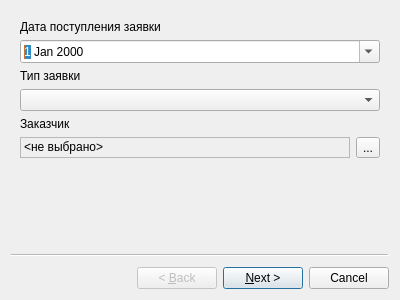
<?xml version="1.0" encoding="UTF-8"?>
<ui version="4.0">
 <class>ApplicationWizard</class>
 <widget class="QWizard" name="ApplicationWizard">
  <property name="geometry">
   <rect>
    <x>0</x>
    <y>0</y>
    <width>400</width>
    <height>300</height>
   </rect>
  </property>
  <property name="windowTitle">
   <string>Wizard</string>
  </property>
  <widget class="QWizardPage" name="wizardPage1">
   <layout class="QVBoxLayout" name="verticalLayout">
    <item>
     <widget class="QLabel" name="label_3">
      <property name="text">
       <string>Дата поступления заявки</string>
      </property>
     </widget>
    </item>
    <item>
     <widget class="QDateEdit" name="dateEdit">
      <property name="calendarPopup">
       <bool>true</bool>
      </property>
     </widget>
    </item>
    <item>
     <widget class="QLabel" name="label">
      <property name="text">
       <string>Тип заявки</string>
      </property>
     </widget>
    </item>
    <item>
     <widget class="QComboBox" name="cmbApplicationType"/>
    </item>
    <item>
     <widget class="QLabel" name="label_2">
      <property name="text">
       <string>Заказчик</string>
      </property>
     </widget>
    </item>
    <item>
     <layout class="QHBoxLayout" name="horizontalLayout_2">
      <item>
       <widget class="QLabel" name="lblCustomer">
        <property name="sizePolicy">
         <sizepolicy hsizetype="Expanding" vsizetype="Preferred">
          <horstretch>1</horstretch>
          <verstretch>0</verstretch>
         </sizepolicy>
        </property>
        <property name="frameShape">
         <enum>QFrame::StyledPanel</enum>
        </property>
        <property name="frameShadow">
         <enum>QFrame::Sunken</enum>
        </property>
        <property name="text">
         <string>&lt;не выбрано&gt;</string>
        </property>
       </widget>
      </item>
      <item>
       <widget class="QToolButton" name="btnSelectCustomer">
        <property name="text">
         <string>...</string>
        </property>
       </widget>
      </item>
     </layout>
    </item>
   </layout>
  </widget>
  <widget class="QWizardPage" name="wizardPage2">
   <layout class="QVBoxLayout" name="verticalLayout_2">
    <item>
     <widget class="QLabel" name="lblTableTitle">
      <property name="text">
       <string>Адресный список и технические характеристики лифтов</string>
      </property>
     </widget>
    </item>
    <item>
     <widget class="QTableView" name="tblElevatorsData">
      <property name="selectionBehavior">
       <enum>QAbstractItemView::SelectRows</enum>
      </property>
      <property name="verticalScrollMode">
       <enum>QAbstractItemView::ScrollPerPixel</enum>
      </property>
      <property name="horizontalScrollMode">
       <enum>QAbstractItemView::ScrollPerPixel</enum>
      </property>
      <property name="cornerButtonEnabled">
       <bool>false</bool>
      </property>
      <attribute name="verticalHeaderVisible">
       <bool>false</bool>
      </attribute>
     </widget>
    </item>
    <item>
     <layout class="QHBoxLayout" name="horizontalLayout">
      <item>
       <spacer name="horizontalSpacer">
        <property name="orientation">
         <enum>Qt::Horizontal</enum>
        </property>
        <property name="sizeHint" stdset="0">
         <size>
          <width>40</width>
          <height>20</height>
         </size>
        </property>
       </spacer>
      </item>
      <item>
       <widget class="QPushButton" name="btnTableAdd">
        <property name="text">
         <string>Добавить</string>
        </property>
        <property name="icon">
         <iconset theme="document-new">
          <normaloff>.</normaloff>.</iconset>
        </property>
       </widget>
      </item>
      <item>
       <widget class="QPushButton" name="btnTableRemove">
        <property name="text">
         <string>Удалить</string>
        </property>
        <property name="icon">
         <iconset theme="edit-delete">
          <normaloff>.</normaloff>.</iconset>
        </property>
       </widget>
      </item>
     </layout>
    </item>
   </layout>
  </widget>
 </widget>
 <resources/>
 <connections/>
</ui>
